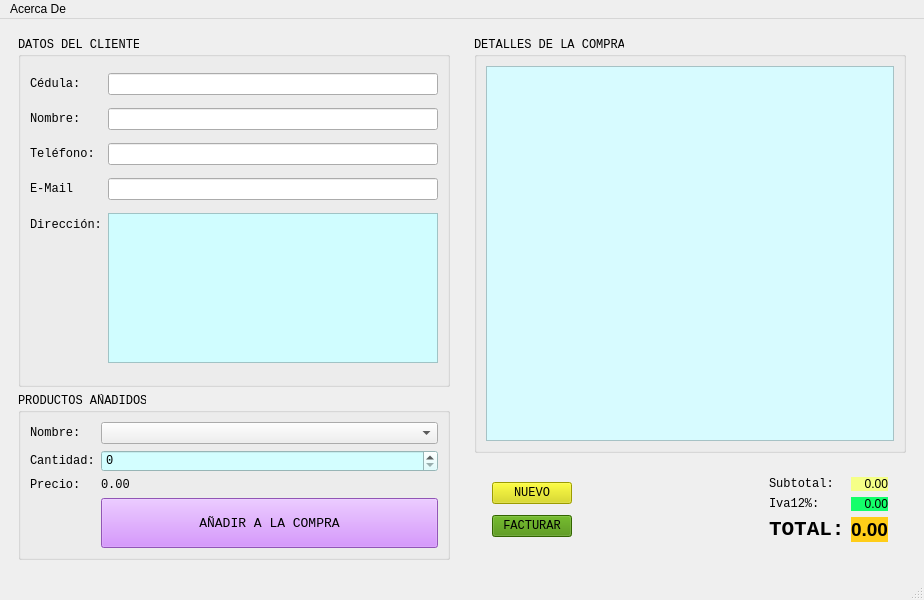
<?xml version="1.0" encoding="UTF-8"?>
<ui version="4.0">
 <class>Tienda</class>
 <widget class="QMainWindow" name="Tienda">
  <property name="geometry">
   <rect>
    <x>0</x>
    <y>0</y>
    <width>924</width>
    <height>600</height>
   </rect>
  </property>
  <property name="maximumSize">
   <size>
    <width>924</width>
    <height>600</height>
   </size>
  </property>
  <property name="windowIcon">
   <iconset resource="Recursos.qrc">
    <normaloff>:/Recursos/tienda.png</normaloff>:/Recursos/tienda.png</iconset>
  </property>
  <widget class="QWidget" name="centralwidget">
   <layout class="QHBoxLayout" name="horizontalLayout">
    <item>
     <widget class="QWidget" name="widget" native="true">
      <property name="minimumSize">
       <size>
        <width>450</width>
        <height>0</height>
       </size>
      </property>
      <property name="maximumSize">
       <size>
        <width>600</width>
        <height>16777215</height>
       </size>
      </property>
      <layout class="QVBoxLayout" name="verticalLayout">
       <item>
        <widget class="QGroupBox" name="groupBox_3">
         <property name="maximumSize">
          <size>
           <width>450</width>
           <height>450</height>
          </size>
         </property>
         <property name="font">
          <font>
           <family>Consolas</family>
           <pointsize>9</pointsize>
          </font>
         </property>
         <property name="title">
          <string>DATOS DEL CLIENTE</string>
         </property>
         <layout class="QFormLayout" name="formLayout">
          <item row="0" column="0">
           <widget class="QLabel" name="label_4">
            <property name="text">
             <string>Cédula:</string>
            </property>
           </widget>
          </item>
          <item row="0" column="1">
           <widget class="QLineEdit" name="inCedula">
            <property name="styleSheet">
             <string notr="true"/>
            </property>
           </widget>
          </item>
          <item row="2" column="0">
           <widget class="QLabel" name="label_5">
            <property name="text">
             <string>Nombre:</string>
            </property>
           </widget>
          </item>
          <item row="2" column="1">
           <widget class="QLineEdit" name="inNom">
            <property name="styleSheet">
             <string notr="true"/>
            </property>
           </widget>
          </item>
          <item row="4" column="0">
           <widget class="QLabel" name="label_6">
            <property name="text">
             <string>Teléfono:</string>
            </property>
           </widget>
          </item>
          <item row="4" column="1">
           <widget class="QLineEdit" name="inTelf">
            <property name="styleSheet">
             <string notr="true"/>
            </property>
           </widget>
          </item>
          <item row="5" column="0">
           <widget class="QLabel" name="label_7">
            <property name="text">
             <string>E-Mail</string>
            </property>
           </widget>
          </item>
          <item row="5" column="1">
           <widget class="QLineEdit" name="inMail">
            <property name="styleSheet">
             <string notr="true"/>
            </property>
           </widget>
          </item>
          <item row="6" column="0">
           <widget class="QLabel" name="label_8">
            <property name="text">
             <string>Dirección:</string>
            </property>
           </widget>
          </item>
          <item row="6" column="1">
           <widget class="QTextEdit" name="inDireccion">
            <property name="maximumSize">
             <size>
              <width>450</width>
              <height>150</height>
             </size>
            </property>
            <property name="styleSheet">
             <string notr="true">background-color: rgb(208, 253, 255);</string>
            </property>
            <property name="lineWidth">
             <number>3</number>
            </property>
           </widget>
          </item>
         </layout>
        </widget>
       </item>
       <item>
        <widget class="QGroupBox" name="groupBox_2">
         <property name="font">
          <font>
           <family>Consolas</family>
           <pointsize>9</pointsize>
          </font>
         </property>
         <property name="title">
          <string>PRODUCTOS AÑADIDOS</string>
         </property>
         <layout class="QFormLayout" name="formLayout_2">
          <item row="0" column="0">
           <widget class="QLabel" name="label">
            <property name="text">
             <string>Nombre:</string>
            </property>
           </widget>
          </item>
          <item row="0" column="1">
           <widget class="QComboBox" name="inNombre"/>
          </item>
          <item row="1" column="0">
           <widget class="QLabel" name="label_2">
            <property name="text">
             <string>Cantidad:</string>
            </property>
           </widget>
          </item>
          <item row="1" column="1">
           <widget class="QSpinBox" name="inCantidad">
            <property name="styleSheet">
             <string notr="true">background-color: rgb(211, 254, 255);</string>
            </property>
           </widget>
          </item>
          <item row="2" column="0">
           <widget class="QLabel" name="label_3">
            <property name="text">
             <string>Precio:</string>
            </property>
           </widget>
          </item>
          <item row="2" column="1">
           <widget class="QLabel" name="outPrecio">
            <property name="text">
             <string>0.00</string>
            </property>
           </widget>
          </item>
          <item row="3" column="1">
           <widget class="QPushButton" name="btnAdd">
            <property name="minimumSize">
             <size>
              <width>0</width>
              <height>50</height>
             </size>
            </property>
            <property name="font">
             <font>
              <family>Consolas</family>
              <pointsize>10</pointsize>
             </font>
            </property>
            <property name="styleSheet">
             <string notr="true">background-color: rgb(203, 119, 255);</string>
            </property>
            <property name="text">
             <string>AÑADIR A LA COMPRA</string>
            </property>
           </widget>
          </item>
         </layout>
        </widget>
       </item>
      </layout>
     </widget>
    </item>
    <item>
     <widget class="QWidget" name="widget_2" native="true">
      <property name="minimumSize">
       <size>
        <width>450</width>
        <height>0</height>
       </size>
      </property>
      <layout class="QVBoxLayout" name="verticalLayout_2">
       <item>
        <widget class="QGroupBox" name="groupBox">
         <property name="font">
          <font>
           <family>Consolas</family>
           <pointsize>9</pointsize>
          </font>
         </property>
         <property name="title">
          <string>DETALLES DE LA COMPRA</string>
         </property>
         <layout class="QVBoxLayout" name="verticalLayout_3">
          <item>
           <widget class="QTableWidget" name="outDetalle">
            <property name="styleSheet">
             <string notr="true">background-color: rgb(215, 251, 255);</string>
            </property>
           </widget>
          </item>
         </layout>
        </widget>
       </item>
       <item>
        <widget class="QWidget" name="widget_3" native="true">
         <layout class="QHBoxLayout" name="horizontalLayout_2">
          <item>
           <widget class="QWidget" name="widget_5" native="true">
            <layout class="QVBoxLayout" name="verticalLayout_4">
             <item>
              <widget class="QPushButton" name="pushButton_2">
               <property name="font">
                <font>
                 <family>Consolas</family>
                 <pointsize>9</pointsize>
                </font>
               </property>
               <property name="styleSheet">
                <string notr="true">background-color: rgb(0, 170, 127);
background-color: rgb(218, 218, 0);</string>
               </property>
               <property name="text">
                <string>NUEVO</string>
               </property>
              </widget>
             </item>
             <item>
              <widget class="QPushButton" name="pushButton">
               <property name="font">
                <font>
                 <family>Consolas</family>
                 <pointsize>9</pointsize>
                </font>
               </property>
               <property name="styleSheet">
                <string notr="true">background-color: rgb(255, 85, 0);
background-color: rgb(85, 170, 0);
background-color: rgb(70, 140, 0);</string>
               </property>
               <property name="text">
                <string>FACTURAR</string>
               </property>
              </widget>
             </item>
            </layout>
           </widget>
          </item>
          <item>
           <spacer name="horizontalSpacer">
            <property name="orientation">
             <enum>Qt::Horizontal</enum>
            </property>
            <property name="sizeHint" stdset="0">
             <size>
              <width>424</width>
              <height>20</height>
             </size>
            </property>
           </spacer>
          </item>
          <item>
           <widget class="QWidget" name="widget_4" native="true">
            <layout class="QFormLayout" name="formLayout_3">
             <item row="0" column="0">
              <widget class="QLabel" name="label_10">
               <property name="font">
                <font>
                 <family>Consolas</family>
                 <pointsize>9</pointsize>
                </font>
               </property>
               <property name="text">
                <string>Subtotal:</string>
               </property>
              </widget>
             </item>
             <item row="0" column="1">
              <widget class="QLabel" name="outSubtotal_13">
               <property name="styleSheet">
                <string notr="true">background-color: rgb(245, 255, 135);</string>
               </property>
               <property name="text">
                <string>0.00</string>
               </property>
               <property name="alignment">
                <set>Qt::AlignRight|Qt::AlignTrailing|Qt::AlignVCenter</set>
               </property>
              </widget>
             </item>
             <item row="1" column="0">
              <widget class="QLabel" name="label_11">
               <property name="font">
                <font>
                 <family>Consolas</family>
                 <pointsize>9</pointsize>
                </font>
               </property>
               <property name="text">
                <string>Iva12%:</string>
               </property>
              </widget>
             </item>
             <item row="2" column="0">
              <widget class="QLabel" name="label_12">
               <property name="font">
                <font>
                 <family>Consolas</family>
                 <pointsize>16</pointsize>
                 <weight>75</weight>
                 <bold>true</bold>
                </font>
               </property>
               <property name="text">
                <string>TOTAL:</string>
               </property>
              </widget>
             </item>
             <item row="1" column="1">
              <widget class="QLabel" name="outIva">
               <property name="styleSheet">
                <string notr="true">background-color: rgb(20, 255, 106);</string>
               </property>
               <property name="text">
                <string>0.00</string>
               </property>
               <property name="alignment">
                <set>Qt::AlignRight|Qt::AlignTrailing|Qt::AlignVCenter</set>
               </property>
              </widget>
             </item>
             <item row="2" column="1">
              <widget class="QLabel" name="outTotal">
               <property name="font">
                <font>
                 <pointsize>14</pointsize>
                 <weight>75</weight>
                 <bold>true</bold>
                </font>
               </property>
               <property name="styleSheet">
                <string notr="true">background-color: rgb(255, 205, 24);</string>
               </property>
               <property name="text">
                <string>0.00</string>
               </property>
               <property name="alignment">
                <set>Qt::AlignRight|Qt::AlignTrailing|Qt::AlignVCenter</set>
               </property>
              </widget>
             </item>
            </layout>
           </widget>
          </item>
         </layout>
        </widget>
       </item>
      </layout>
     </widget>
    </item>
   </layout>
  </widget>
  <widget class="QMenuBar" name="menubar">
   <property name="geometry">
    <rect>
     <x>0</x>
     <y>0</y>
     <width>924</width>
     <height>21</height>
    </rect>
   </property>
   <widget class="QMenu" name="menuAcerca">
    <property name="title">
     <string>Acerca De</string>
    </property>
    <addaction name="actionAcerca"/>
   </widget>
   <addaction name="menuAcerca"/>
  </widget>
  <widget class="QStatusBar" name="statusbar"/>
  <action name="actionAcerca">
   <property name="text">
    <string>&amp;Informacion</string>
   </property>
   <property name="shortcut">
    <string>Ctrl+A</string>
   </property>
  </action>
 </widget>
 <resources>
  <include location="Recursos.qrc"/>
 </resources>
 <connections/>
</ui>
